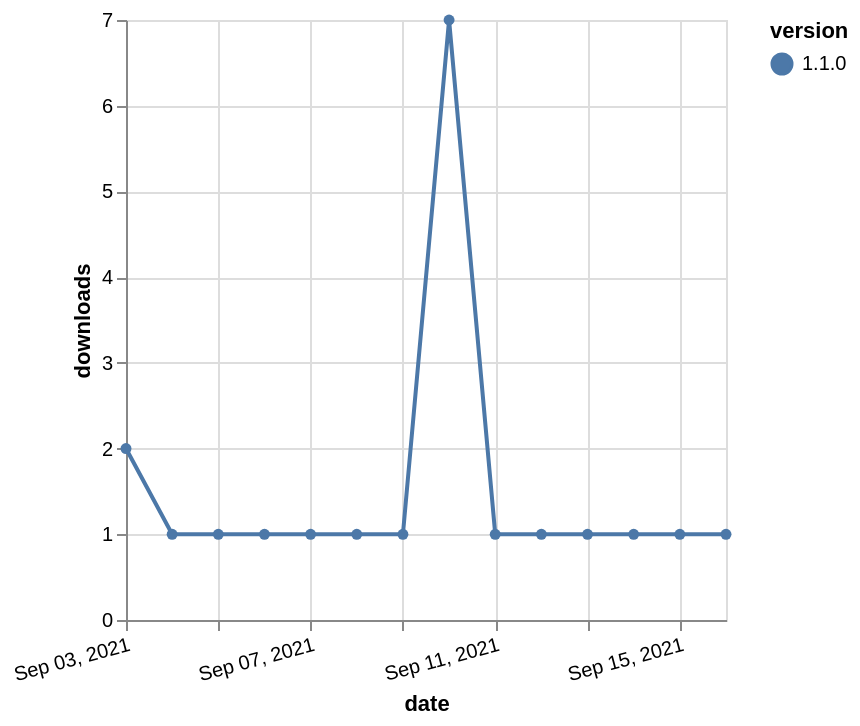

Source (Vega-Lite JSON):
### Vega-Lite specification from a JSON file in a GitHub repository (floating-point values rounded to 4 significant figures)
{"$schema": "https://vega.github.io/schema/vega-lite/v5.json", "description": "A simple bar chart with embedded data.", "data": {"values": [{"date": "2021-09-03", "total": 631, "delta": 2, "version": "1.1.0"}, {"date": "2021-09-04", "total": 632, "delta": 1, "version": "1.1.0"}, {"date": "2021-09-05", "total": 633, "delta": 1, "version": "1.1.0"}, {"date": "2021-09-06", "total": 634, "delta": 1, "version": "1.1.0"}, {"date": "2021-09-07", "total": 635, "delta": 1, "version": "1.1.0"}, {"date": "2021-09-08", "total": 636, "delta": 1, "version": "1.1.0"}, {"date": "2021-09-09", "total": 637, "delta": 1, "version": "1.1.0"}, {"date": "2021-09-10", "total": 644, "delta": 7, "version": "1.1.0"}, {"date": "2021-09-11", "total": 645, "delta": 1, "version": "1.1.0"}, {"date": "2021-09-12", "total": 646, "delta": 1, "version": "1.1.0"}, {"date": "2021-09-13", "total": 647, "delta": 1, "version": "1.1.0"}, {"date": "2021-09-14", "total": 648, "delta": 1, "version": "1.1.0"}, {"date": "2021-09-15", "total": 649, "delta": 1, "version": "1.1.0"}, {"date": "2021-09-16", "total": 650, "delta": 1, "version": "1.1.0"}]}, "width": "container", "mark": {"type": "line", "point": {"filled": true}}, "encoding": {"x": {"field": "date", "type": "temporal", "timeUnit": "yearmonthdate", "title": "date", "axis": {"labelAngle": -15}}, "y": {"field": "delta", "type": "quantitative", "title": "downloads"}, "color": {"field": "version", "type": "nominal"}, "tooltip": {"field": "delta"}}}
